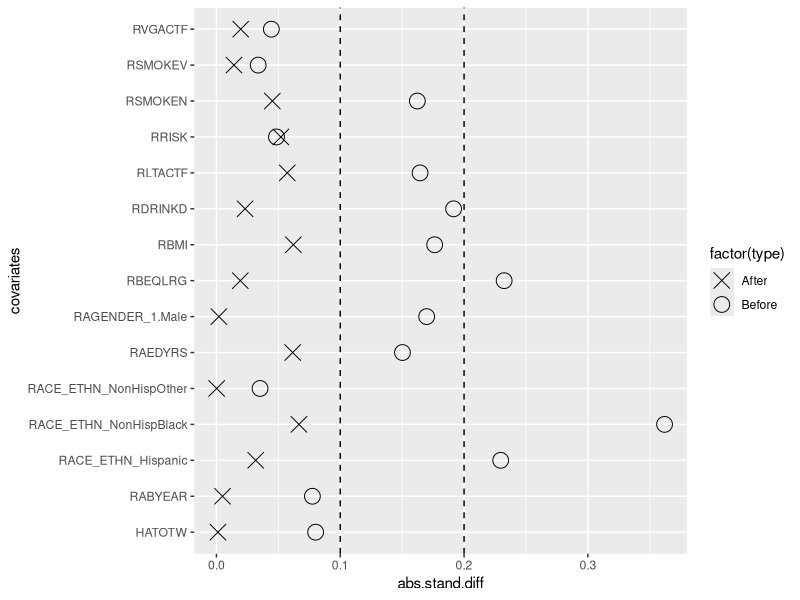

The R script that drew this image:
## ---- chunk 1
library(dplyr)
library(ggplot2)

balance <- read.csv("../data/initial-balance.csv")
before <- balance[,c(2:17)]
before$FIRST_WS[before$FIRST_WS == -1] <- 0
before$FIRST_WS[before$FIRST_WS > 0] <- 1

propscore.model=glm(FIRST_WS ~ ., family=binomial, x=TRUE, y=TRUE, data=before);

Xmat=propscore.model$x;
treated = propscore.model$y

treatedmat=Xmat[treated==1,]
controlmat.before=Xmat[treated==0,]

#standardized differences before matching
controlmean.before=apply(controlmat.before,2,mean,na.rm=TRUE);
treatmean=apply(treatedmat,2,mean,na.rm=TRUE);
treatvar=apply(treatedmat,2,var,na.rm=TRUE);
controlvar=apply(controlmat.before,2,var,na.rm=TRUE);
stand.diff.before=(treatmean-controlmean.before)/sqrt((treatvar+controlvar)/2)

#Load matches
data <- read.csv("../data/results-final.csv")
df1 = subset(data, select=c("RABYEAR", "RAEDYRS", "HATOTW", "RSMOKEV", "RSMOKEN", "RDRINKD", "RLTACTF", "RVGACTF", "RBMI", "RRISK", "RBEQLRG", "RAGENDER_1.Male", "RACE_ETHN_Hispanic", "RACE_ETHN_NonHispBlack", "RACE_ETHN_NonHispOther"))

# Standardized differences after matching
controlmat.after=df1
controlmean.after=apply(controlmat.after,2,mean);
# Standardized differences after matching
stand.diff.after=(treatmean[-1]-controlmean.after)/sqrt((treatvar[-1]+controlvar[-1])/2);

standBeforeAfter = cbind(stand.diff.before[-1],stand.diff.after[-1])

colnames(standBeforeAfter ) = c("Before Match (Standardized Diff)",
                                "After Match (Standardized Diff)")

knitr::kable(round(abs(standBeforeAfter),3), caption = "Differences in Covariates (Before and After)") 
## ---- chunk 2
library(ggplot2)  
abs.stand.diff.before=abs(stand.diff.before[-1])
abs.stand.diff.after=abs(stand.diff.after)
covariates=names(stand.diff.before[-1])

plot.dataframe = data.frame(abs.stand.diff=c(abs.stand.diff.before,abs.stand.diff.after), covariates=rep(covariates,2), type=c(rep("Before",length(covariates)), rep("After",length(covariates))))

ggplot(plot.dataframe,aes(x=abs.stand.diff,y=covariates))+geom_point(size=5,aes(shape=factor(type)))+scale_shape_manual(values=c(4,1))+geom_vline(xintercept=c(.1,.2),lty=2)
## ---- chunk 3
# library(plotly)
# library(viridis)
# library(reshape2)
# library(ggpubr)
# ggg <- subset(data, outcome >= 0)
# ggg$outcome <- as.factor(ggg$outcome)
# ggg$treated <- as.factor(ggg$treated)
# 
# l <- qplot(x=RIEARN, data=ggg, facets = treated ~., fill=..count.., geom="histogram")
# l <- l + scale_fill_gradient(low="blue", high="red")
# l <- l + theme_minimal()
# 
# k <- qplot(x=HATOTW, data=ggg, facets = treated ~., fill=..count.., geom="histogram")
# k <- k + scale_fill_gradient(low="blue", high="red")
# k <- k + theme_minimal()
# 
# h <- qplot(x=RBMI, data=ggg, facets = treated ~., fill=..count.., geom="histogram")
# h <- h + scale_fill_gradient(low="blue", high="red")
# h <- h + theme_minimal()
# 
# j <- qplot(x=RADYEAR, data=ggg, facets = treated ~., fill=..count.., geom="histogram")
# j <- j + scale_fill_gradient(low="blue", high="red")
# j <- j + theme_minimal()
# 
# figure5 <- ggarrange(k, l, h, j,
#                     labels = c("HATOW", "RIEARN", "RBMI", "RADYEAR"),
#                     ncol = 2, nrow = 2)
# 
# values <- c(0, 1)
# #p <- ggplot(ggg, aes(RSMOKEN, values))
# #p + geom_bar(stat = "identity", aes(fill = treated), position = "dodge")
# 
# p <- ggplot(data, aes(x=treated, y=RAEDYRS, group=treated)) + 
#   geom_boxplot(fill=NA, alpha=0.5) +
#   geom_jitter(aes(colour=outcome), width=0.35, alpha=0.5)
# p <- p + scale_color_viridis(option ="C")
# 
# data$outcome <- as.factor(data$outcome)
# data$treated <- as.factor(data$treated)
# # k <- ggplot(data = data, aes(y = RADYEAR, x = treated, fill = treated, color=treated), show.legend = FALSE) +
# # geom_flat_violin(position = position_nudge(x = .2, y = 0), alpha = .8, show.legend = FALSE) +
# # geom_point(aes(y = RADYEAR, color = outcome), position = position_jitter(width = .15),  size = .5, alpha = 0.8, show.legend = FALSE) +
# # geom_boxplot(width = .1, outlier.shape = NA, alpha = 0.5, show.legend = FALSE) +
# #   expand_limits(x = 5.25) +
# # scale_colour_manual(values=c("red", "darkviolet", "seagreen")) +
# # scale_fill_manual(values=c("gray92", "gray91")) +
# # coord_flip() +
# # theme_bw() +
# # raincloud_theme
# 
# ggg$outcome <- as.factor(ggg$outcome)
# ggg$treated <- as.factor(ggg$treated)
# k <- ggplot(data = ggg, aes(y = RADYEAR, x = treated, fill = treated, color=treated), show.legend = FALSE) +
# geom_flat_violin(position = position_nudge(x = .2, y = 0), alpha = .8, show.legend = FALSE) +
# geom_point(aes(y = RADYEAR, color = outcome), position = position_jitter(width = .15),  size = .5, alpha = 0.8, show.legend = FALSE) +
# geom_boxplot(width = .1, outlier.shape = NA, alpha = 0.5, show.legend = FALSE) +
#   expand_limits(x = 5.25) +
# scale_colour_manual(values=c("darkviolet", "red")) +
# scale_fill_manual(values=c("gray92", "gray91")) +
# coord_flip() +
# theme_bw() +
# raincloud_theme
